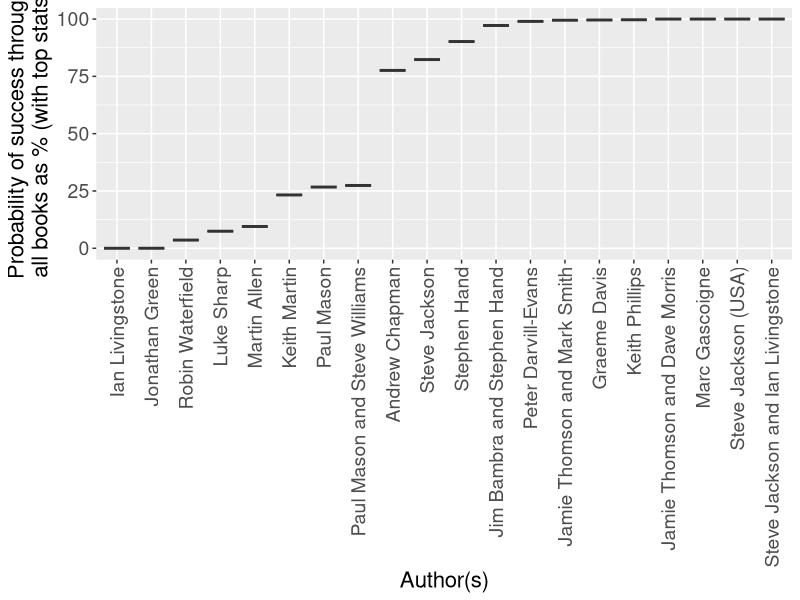
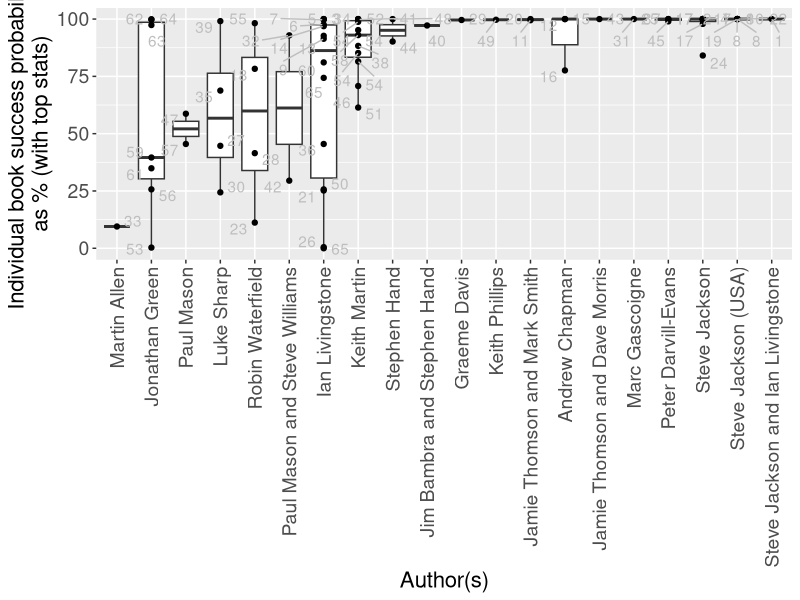

Recreate these plots in R, in order.
# R script to visualise statistics of success probability in Fighting Fantasy gamebooks, by author
# source CSV file contains the calculations by "champskees" here https://fightingfantazine.proboards.com/board/30/fighting-fantasy-solutions
# needs ggplot2 and ggrepel packages

## install packages -- uncomment if necessary
# install.packages("devtools")
# devtools::install_github("slowkow/ggrepel")
# install.packages("ggplot2")

# invoke packages
library(ggplot2)
library(ggrepel)

# read data
df = read.csv("difficulty.csv")

# construct list of authors and populate lists of (product of success probabilities using top stats) and (product of success probabilities using top stats) where products are taken over all of an author's books
authors = unique(df$Author)
top.products = bottom.products = NULL
for(i in 1:length(authors)) {
  top.products = c(top.products, prod(df$Top[df$Author == authors[i]]/100))
  bottom.products = c(bottom.products, prod(df$Bottom[df$Author == authors[i]]/100))
}

# make a new dataframe with those products
product.df = data.frame(authors, top.products, bottom.products)

# first plot is just the product probabilities we just computed
plot.product.probability <- ggplot(product.df, aes(x=reorder(authors,top.products, FUN=median), y=top.products*100)) + geom_boxplot() + theme(axis.text.x = element_text(angle = 90, vjust = 0.5, hjust=1)) + labs(x="Author(s)", y = "Probability of success through\nall books as % (with top stats)") + theme(axis.text.x = element_text(size=14), axis.text.y = element_text(size=14), axis.title = element_text(size=16))

# second plot is the individual book stats. these are plotted both as bar plots and individual datapoints, with labels giving the number of each book (using ggrepel for clarity)
plot.individual.probability <- ggplot(df, aes(x=reorder(Author,Top, FUN=median), y=Top)) + geom_boxplot(outlier.shape=NA) + theme(axis.text.x = element_text(angle = 90, vjust = 0.5, hjust=1)) + labs(x="Author(s)", y = "Individual book success probabilities\nas % (with top stats)") + geom_point() + geom_text_repel(aes(label=Number), color="gray", max.overlaps=20) + theme(axis.text.x = element_text(size=14), axis.text.y = element_text(size=14), axis.title = element_text(size=16))

# store these plots to files
pdf(file="plot-product-probability.pdf")
plot.product.probability
dev.off()
pdf(file="plot-individual-probability.pdf", width=10)
plot.individual.probability
dev.off()
